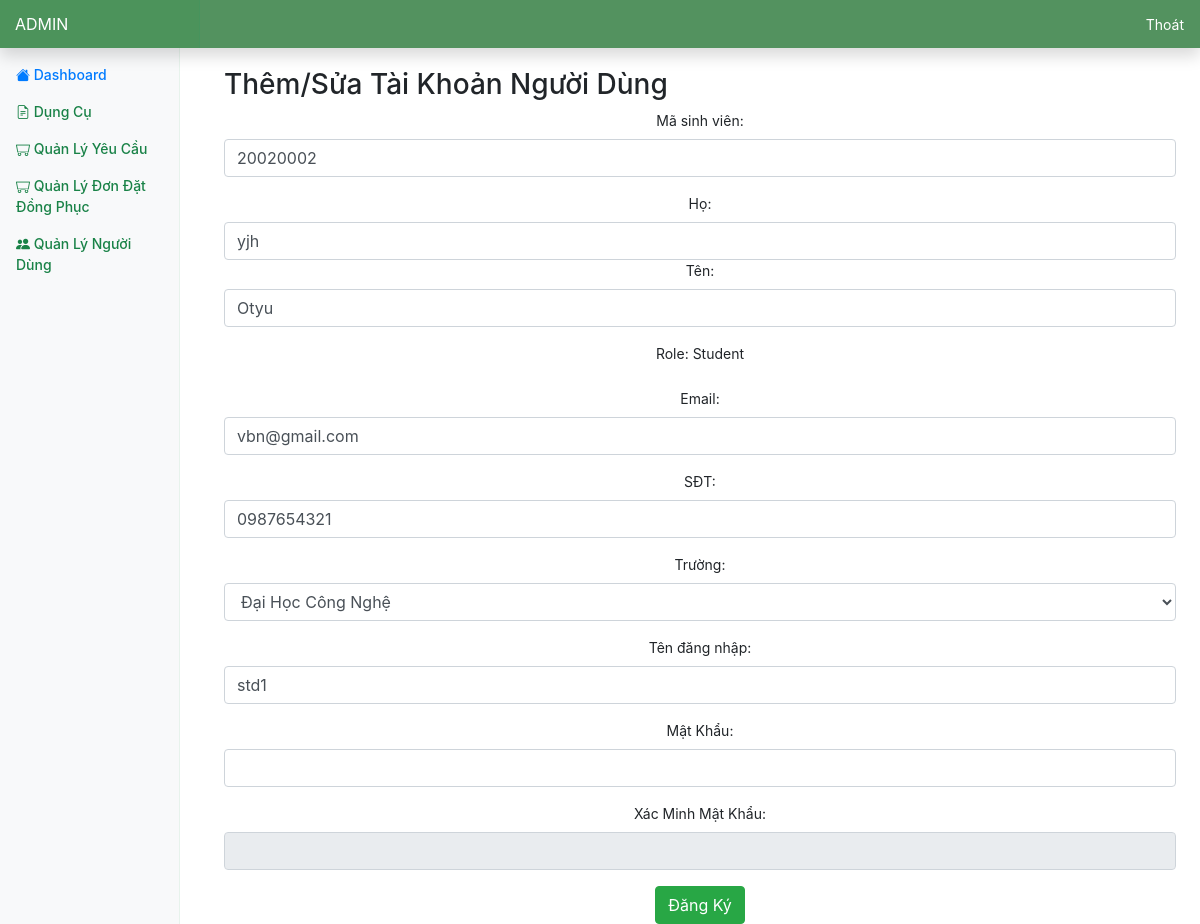
The app's page /admin/user/edit.php?id=20020002 with its own data.
### tables this page shows
CREATE TABLE IF NOT EXISTS `Students` (
  `studentID` INT UNSIGNED NOT NULL,
  `username` VARCHAR(16) NULL,
  `firstName` VARCHAR(30) NULL,
  `lastName` VARCHAR(30) NOT NULL,
  `email` VARCHAR(255) NOT NULL,
  `phoneNumber` VARCHAR(15) NOT NULL,
  `password` VARCHAR(255) NOT NULL,
  `school` ENUM('UET', 'ULIS', 'IS', 'UEd', 'UEB', 'SoL') NOT NULL,
  `createdAt` DATETIME NOT NULL DEFAULT NOW(),
  `modifiedAt` TIMESTAMP NOT NULL DEFAULT CURRENT_TIMESTAMP() ON UPDATE CURRENT_TIMESTAMP,  
  PRIMARY KEY (`studentID`));

### database/manager.php (called while the page is built, shortened)
<?php
function get_db_connection() {
    $connection = mysqli_connect(HOSTNAME, USERNAME, PASSWORD, DATABASE);
    return $connection ? $connection : die("Connection failed: " . mysqli_connect_error());
}
function run_mysql_query(string $query) {
    $connection = get_db_connection();
    $query = str_replace("\\", "", $query);
	mysqli_set_charset($connection, 'utf8mb4');
    $result = mysqli_query($connection, $query);
    return $result;
}

### admin/user/edit.php (the view, shortened to what this page needs)
<?php
$root_dir = '../..';
require_once("$root_dir/admin/layouts/header.php");
$id = $msg = $fullname = $email = $phone_number = $student_ID = $address = $role_id = '';
$id = $_GET['id'];
if($id != '' && $id > 0) {
	$query = "SELECT *, 'Student' AS `role` from Students where studentID = '$id'";
	$user = run_mysql_query($query)->fetch_all(MYSQLI_ASSOC)[0];
	if($user != null) {
		$student_id = $user['studentID'];
		$first_name = $user['firstName'];
		$last_name = $user['lastName'];
		$username = $user['username'];
		$email = $user['email'];
		$phone_number = $user['phoneNumber'];
		$role = $user['role'];
	} else {
		$id = 0;
	}
} else {
	$id = 0;
}
?>
<div class="row" style="margin-top: 20px;">
	<div class="col-md-12 table-responsive">
		<h3>Thêm/Sửa Tài Khoản Người Dùng</h3>
		<div class="panel panel-primary">
			<div class="panel-body" style="text-align: center;">
				<form method="post" action="modify_account.php" onsubmit="return validateForm();">
					<div class="form-group">
						<label for="student_ID">Mã sinh viên: </label>
						<input type="tel" class="form-control" id="student_id" name="student_id" value="<?=$student_id?>" required>
					</div>
					<div class="form-group">
						<label for="first_name">Họ: </label>
						<input type="text" class="form-control" id="first_name" name="first_name" value="<?=$first_name?>">
						<label for="last_name">Tên: </label>
						<input type="text" class="form-control" id="last_name" name="last_name" value="<?=$last_name?>" required>
					</div>
					<div class="form-group">
						<label for="usr">Role: <?=$role?></label>
					</div>
					<div class="form-group">
						<label for="email">Email:</label>
						<input type="email" class="form-control" id="email" name="email" value="<?=$email?>" required>
					</div>
					<div class="form-group">
						<label for="phone_number">SĐT:</label>
						<input type="tel" class="form-control" id="phone_number" name="phone_number" value="<?=$phone_number?>" required>
					</div>
					<div class = "form-group">
						<label for="school">Trường: </label>
						<select  name="school" class="form-control" required>
							<option value="UET">Đại Học Công Nghệ</option>
						</select>
					</div>
					<div class="form-group">
						<label for="username">Tên đăng nhập: </label>
						<input type="tel" class="form-control" id="username" name="username" value="<?=$username?>">
					</div>
					<div class="form-group">
						<label for="password">Mật Khẩu:</label>
						<input type="password" class="form-control" id="password" name="password">
					</div>
					<div class="form-group">
						<label for="confirmation_pwd">Xác Minh Mật Khẩu:</label>
						<input type="password" class="form-control" id="confirmation_password" disabled>
					</div>
					<button type="submit" class="btn btn-success">Đăng Ký</button>
				</form>
			</div>
		</div>
	</div>
</div>
<?php
	require_once('../layouts/footer.php');
?>

### assets/css/style.css (style rules this page uses)
body { font-size: .875rem; }

### records on screen
students: student_id "20020002", first_name "yjh", last_name "Otyu", email "vbn@gmail.com", phone_number "0987654321", username "std1"

### other values on screen
$role "Student"
